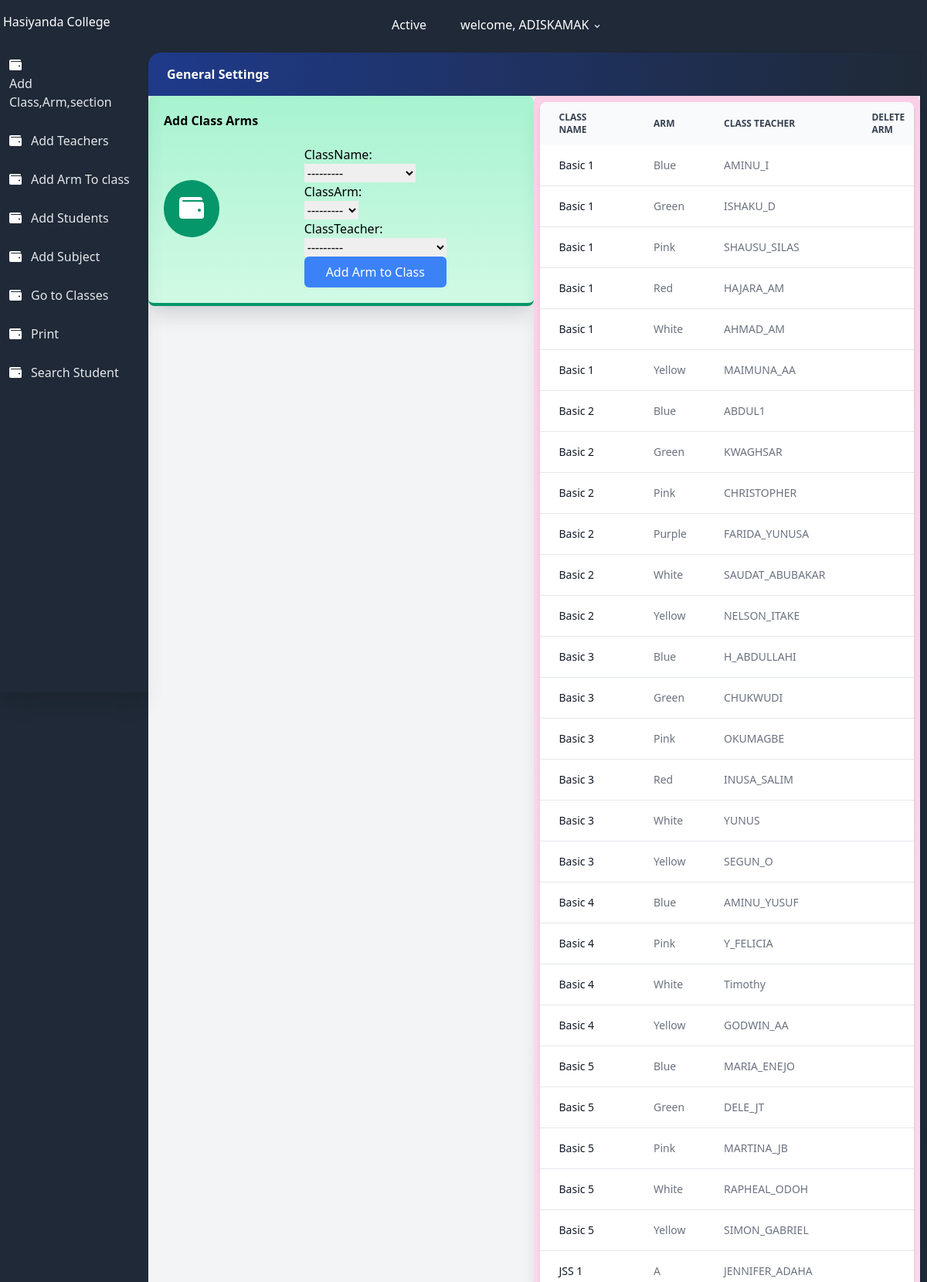
The page /CreateClassArm/ (signed in, upper part) on the database its author committed.
### users/models.py (models this page shows, shortened)
class User(AbstractUser):
    class Role(models.TextChoices):
        ADMIN = 'admin'
        TEACHER = 'teacher'
        STUDENT = 'student'
    base_role = Role.TEACHER
    role = models.CharField(max_length=10, choices= Role.choices , null=True, blank=True)
    section = models.ForeignKey('result.section', on_delete=models.SET_NULL, null=True , blank=True)
    class Meta:
        db_table = 'auth_user'
    def __str__(self):
        return self.username

### result/models.py (models this page shows, shortened)
class all_class(models.Model):
    className = models.CharField(max_length=100 , unique=True)
    section = models.ForeignKey(section, on_delete=models.CASCADE, null=True)
    complete = models.BooleanField(default=False)
    date = models.DateTimeField(auto_now_add=True)
    def __str__(self):
        return self.className
    class Meta:
        ordering = ['className']

class classArmTeacher(models.Model):
    className = models.ForeignKey(all_class, on_delete=models.CASCADE, null=True)
    classArm = models.ForeignKey(classArm, related_name='classArm', on_delete=models.CASCADE, null=True)
    classTeacher = models.ForeignKey(User, on_delete=models.SET_NULL, null=True)
    date = models.DateTimeField(auto_now_add=True)
    class Meta:
        ordering = ['className']

class classArm(models.Model):
    armName = models.CharField(max_length=100 , unique=True)
    def __str__(self):
        return self.armName
    class Meta:
        ordering = ['armName']

### result/views.py (the view)
# urls.py: path('CreateClassArm/', CreateClassArm.as_view(), name='CreateClassArm'),
class CreateClassArm(CreateView):
    model = classArmTeacher
    form_class = ClassArmTeacherForm
    template_name = 'result/CreateClassArm.html'
    success_url = reverse_lazy('result:CreateClassArm')
    def get_context_data(self, **kwargs):
        context = super(CreateClassArm, self).get_context_data(**kwargs)
        context['classArms'] = classArmTeacher.objects.all()
        return context

### result/forms.py
class ClassArmTeacherForm(forms.ModelForm):
    class Meta:
        model = classArmTeacher
        fields = ['className', 'classArm', 'classTeacher']

### result/templates/result/CreateClassArm.html (shortened to what this page needs)
{% extends 'settingsbase.html' %}
{% load static %}
{% block content %}
                <div class="flex flex-wrap">
                    <div class="w-full md:w-1/2 xl:w-1/3">
                        <div class="bg-gradient-to-b from-green-200 to-green-100 border-b-4 border-green-600 rounded-lg shadow-xl p-5">
                            <h1 class="font-bold">Add Class Arms</h1>
                            <div class="flex flex-row items-center">
                                <div class="flex-shrink pr-4">
                                    <div class="rounded-full p-5 bg-green-600"><i class="fa fa-wallet fa-2x fa-inverse"></i></div>
                                </div>
                                <div class="max-w-lg mx-auto">
                                <form method="post" class="mt-5">
                                    {% for field in form %}
                                        <div class="form-group">
                                            {{ field.label_tag }}<br>
                                            {{ field }}
                                        </div>
                                    {% endfor %}
                                    <button type='submit' class="w-full text-white bg-blue-500 hover:bg-blue-600 px-3 py-2 rounded-md">
                                        Add Arm to Class
                                    </button>
                                </form>
    </div>
                            </div>
                        </div>
                    </div>
                    <div class="w-full md:w-1/2 xl:w-2/3">
                        <div class="bg-gradient-to-b from-pink-200 to-pink-100 border-b-4 border-pink-500 rounded-lg shadow-xl p-2">
                                <div class="overflow-x-auto relative shadow-md sm:rounded-lg">
                                    <table class="w-full text-sm text-left text-gray-500 dark:text-gray-400">
                                        <thead class="text-xs text-gray-700 uppercase bg-gray-50 dark:bg-gray-700 dark:text-gray-400">
                                            <tr>
                                                <th scope="col" class="py-3 px-6">
                                                    Class Name
                                                </th>
                                                <th scope="col" class="py-3 px-6">
                                                    Arm
                                                </th>
                                                <th scope="col" class="py-3 px-6">
                                                    Class Teacher
                                                </th>
                                                <th scope="col" class="py-3 px-6">
                                                    Delete Arm
                                                </th>
                                            </tr>
                                        </thead>
                                        <tbody>
                                            {% for classArm in classArms %}
                                            <tr class="bg-white border-b dark:bg-gray-800 dark:border-gray-700 hover:bg-gray-50 dark:hover:bg-gray-600">
                                                <th scope="row" class="py-4 px-6 font-medium text-gray-900 whitespace-nowrap dark:text-white">
                                                    {{ classArm.className }}
                                                </th>
                                                <td class="py-4 px-6">
                                                    {{ classArm.classArm }}
                                                </td>
                                                <td class="py-4 px-6">
                                                    {{ classArm.classTeacher }}
                                                </td>
                                                <td class="py-4 px-6">
                                                </td>
                                            </tr>
                                            {% endfor %}
                                        </tbody>
                                    </table>
                                </div>
                        </div>
                    </div>
                </div>
{% endblock %}

### templates/settingsbase.html (shortened to what this page needs)
{% load static %}
<!DOCTYPE html>
<html lang="en">
<head>
    <link rel="stylesheet" href="https://use.fontawesome.com/releases/v5.3.1/css/all.css">
    <link rel="stylesheet" href="https://unpkg.com/tailwindcss@2.2.19/dist/tailwind.min.css"/>
    <link href="https://afeld.github.io/emoji-css/emoji.css" rel="stylesheet">
</head>
<body class="bg-gray-800 font-sans leading-normal tracking-normal mt-12">
<header>
    <nav aria-label="menu nav" class="bg-gray-800 pt-2 md:pt-1 pb-1 px-1 mt-0 h-auto fixed w-full z-20 top-0">
        <div class="flex flex-wrap items-center">
            <div class="flex flex-shrink md:w-1/3 justify-center md:justify-start text-white">
                <a href="{% url 'result:index' %}" aria-label="Home">
                    <h1> Hasiyanda College</h1>
                </a>
            </div>
            <div class="flex w-full pt-2 content-center justify-between md:w-1/3 md:justify-end">
                <ul class="list-reset flex justify-between flex-1 md:flex-none items-center">
                    <li class="flex-1 md:flex-none md:mr-3">
                        <a class="inline-block py-2 px-4 text-white no-underline" href="#">Active</a>
                    </li>
                    <li class="flex-1 md:flex-none md:mr-3">
                        <div class="relative inline-block">
                            <button onclick="toggleDD('myDropdown')" class="drop-button text-white py-2 px-2"> <span class="pr-2"></span> welcome, {{user.username}} <svg class="h-3 fill-current inline" xmlns="http://www.w3.org/2000/svg" viewBox="0 0 20 20">
                                <path d="M9.293 12.95l.707.707L15.657 8l-1.414-1.414L10 10.828 5.757 6.586 4.343 8z" /></svg></button>
                        </div>
                    </li>
                </ul>
            </div>
        </div>
    </nav>
</header>
<body>
    <div class="flex flex-col md:flex-row">
        <nav aria-label="alternative nav">
            <div class="bg-gray-800 shadow-xl h-20 fixed bottom-0 mt-12 md:relative md:h-screen z-10 w-full md:w-48 content-center">
                <div class="md:mt-12 md:w-48 md:fixed md:left-0 md:top-0 content-center md:content-start text-left justify-between">
                    <ul class="list-reset flex flex-row md:flex-col pt-3 md:py-3 px-1 md:px-2 text-center md:text-left">
                        <li class="mr-3 flex-1">
                            <a href="{% url 'result:settings' %}" class="block py-1 md:py-3 pl-0 md:pl-1 align-middle text-white no-underline hover:text-white border-b-2 border-gray-800 hover:border-red-500">
                                <i class="fa fa-wallet pr-0 md:pr-3"></i><span class="pb-1 md:pb-0 text-xs md:text-base text-gray-400 md:text-gray-200 block md:inline-block">
                                    Add Class,Arm,section
                                </span>
                            </a>
                        </li>
                        <li class="mr-3 flex-1">
                            <a href="{% url 'result:RegisterTeachers' %}" class="block py-1 md:py-3 pl-0 md:pl-1 align-middle text-white no-underline hover:text-white border-b-2 border-gray-800 hover:border-green-500">
                                <i class="fa fa-wallet pr-0 md:pr-3"></i><span class="pb-1 md:pb-0 text-xs md:text-base text-gray-400 md:text-gray-200 block md:inline-block">
                                    Add Teachers
                                </span>
                            </a>
                        </li>
                        <li class="mr-3 flex-1">
                            <a href="{% url 'result:CreateClassArm' %}" class="block py-1 md:py-3 pl-0 md:pl-1 align-middle text-white no-underline hover:text-white border-b-2 border-gray-800 hover:border-green-500">
                                <i class="fa fa-wallet pr-0 md:pr-3"></i><span class="pb-1 md:pb-0 text-xs md:text-base text-gray-400 md:text-gray-200 block md:inline-block">
                                    Add Arm To class
                                </span>
                            </a>
                        </li>
                        <li class="mr-3 flex-1">
                            <a href="{% url 'result:registerStudent' %}" class="block py-1 md:py-3 pl-0 md:pl-1 align-middle text-white no-underline hover:text-white border-b-2 border-gray-800 hover:border-yellow-500">
                                <i class="fa fa-wallet pr-0 md:pr-3"></i><span class="pb-1 md:pb-0 text-xs md:text-base text-gray-400 md:text-gray-200 block md:inline-block">
                                    Add Students
                                </span>
                            </a>
                        </li>
                        <li class="mr-3 flex-1">
                            <a href="{% url 'result:subjectCreate' %}" class="block py-1 md:py-3 pl-0 md:pl-1 align-middle text-white no-underline hover:text-white border-b-2 border-gray-800 hover:border-green-500">
                                <i class="fa fa-wallet pr-0 md:pr-3"></i><span class="pb-1 md:pb-0 text-xs md:text-base text-gray-400 md:text-gray-200 block md:inline-block">
                                    Add Subject
                                </span>
                            </a>
                        </li>
                        <li class="mr-3 flex-1">
                            <a href="{% url 'result:classList' %}" class="block py-1 md:py-3 pl-0 md:pl-1 align-middle text-white no-underline hover:text-white border-b-2 border-gray-800 hover:border-green-500">
                                <i class="fa fa-wallet pr-0 md:pr-3"></i><span class="pb-1 md:pb-0 text-xs md:text-base text-gray-400 md:text-gray-200 block md:inline-block">
                                    Go to Classes
                                </span>
                            </a>
                        </li>
                        <li class="mr-3 flex-1">
                            <a href="{% url 'result:print' %}" class="block py-1 md:py-3 pl-0 md:pl-1 align-middle text-white no-underline hover:text-white border-b-2 border-gray-800 hover:border-green-500">
                                <i class="fa fa-wallet pr-0 md:pr-3"></i><span class="pb-1 md:pb-0 text-xs md:text-base text-gray-400 md:text-gray-200 block md:inline-block">
                                    Print
                                </span>
                            </a>
                        </li>
                        <li class="mr-3 flex-1">
                            <a href="{% url 'result:searchStudents' %}" class="block py-1 md:py-3 pl-0 md:pl-1 align-middle text-white no-underline hover:text-white border-b-2 border-gray-800 hover:border-green-500">
                                <i class="fa fa-wallet pr-0 md:pr-3"></i><span class="pb-1 md:pb-0 text-xs md:text-base text-gray-400 md:text-gray-200 block md:inline-block">
                                    Search Student
                                </span>
                            </a>
                        </li>
                    </ul>
                </div>
            </div>
        </nav>
        <section>
            <div id="main" class="main-content flex-1 bg-gray-100 mt-12 md:mt-2 pb-24 md:pb-5">
                <div class="bg-gray-800 pt-3">
                    <div class="rounded-tl-2xl bg-gradient-to-r from-blue-900 to-gray-800 p-4 shadow text-white">
                        <h1 class="font-bold pl-2"> General Settings </h1>
                    </div>
                </div>
                    {% block content %}
                    {% endblock content %}
                </div>
            </div>
</body>
</html>

### rows shown on the page
all_class: form "---------"
classArmTeacher: className "Basic 1", classArm "Blue", classTeacher "AMINU_I"
classArmTeacher: className "Basic 1", classArm "Green", classTeacher "ISHAKU_D"
classArmTeacher: className "Basic 1", classArm "Pink", classTeacher "SHAUSU_SILAS"
classArmTeacher: className "Basic 1", classArm "Red", classTeacher "HAJARA_AM"
classArmTeacher: className "Basic 1", classArm "White", classTeacher "AHMAD_AM"
classArmTeacher: className "Basic 1", classArm "Yellow", classTeacher "MAIMUNA_AA"
classArmTeacher: className "Basic 2", classArm "Blue", classTeacher "ABDUL1"
classArmTeacher: className "Basic 2", classArm "Green", classTeacher "KWAGHSAR"
classArmTeacher: className "Basic 2", classArm "Pink", classTeacher "CHRISTOPHER"
classArmTeacher: className "Basic 2", classArm "Purple", classTeacher "FARIDA_YUNUSA"
classArmTeacher: className "Basic 2", classArm "White", classTeacher "SAUDAT_ABUBAKAR"
classArmTeacher: className "Basic 2", classArm "Yellow", classTeacher "NELSON_ITAKE"
classArmTeacher: className "Basic 3", classArm "Blue", classTeacher "H_ABDULLAHI"
classArmTeacher: className "Basic 3", classArm "Green", classTeacher "CHUKWUDI"
classArmTeacher: className "Basic 3", classArm "Pink", classTeacher "OKUMAGBE"
classArmTeacher: className "Basic 3", classArm "Red", classTeacher "INUSA_SALIM"
classArmTeacher: className "Basic 3", classArm "White", classTeacher "YUNUS"
classArmTeacher: className "Basic 3", classArm "Yellow", classTeacher "SEGUN_O"
classArmTeacher: className "Basic 4", classArm "Blue", classTeacher "AMINU_YUSUF"
classArmTeacher: className "Basic 4", classArm "Pink", classTeacher "Y_FELICIA"
classArmTeacher: className "Basic 4", classArm "White", classTeacher "Timothy"
classArmTeacher: className "Basic 4", classArm "Yellow", classTeacher "GODWIN_AA"
classArmTeacher: className "Basic 5", classArm "Blue", classTeacher "MARIA_ENEJO"
classArmTeacher: className "Basic 5", classArm "Green", classTeacher "DELE_JT"
classArmTeacher: className "Basic 5", classArm "Pink", classTeacher "MARTINA_JB"
classArmTeacher: className "Basic 5", classArm "White", classTeacher "RAPHEAL_ODOH"
classArmTeacher: className "Basic 5", classArm "Yellow", classTeacher "SIMON_GABRIEL"
classArmTeacher: className "JSS 1", classArm "A", classTeacher "JENNIFER_ADAHA"

### other values the page prints
{{ user.username }} "ADISKAMAK"
{{ field.label_tag }} "ClassName:" "ClassArm:" "ClassTeacher:"
